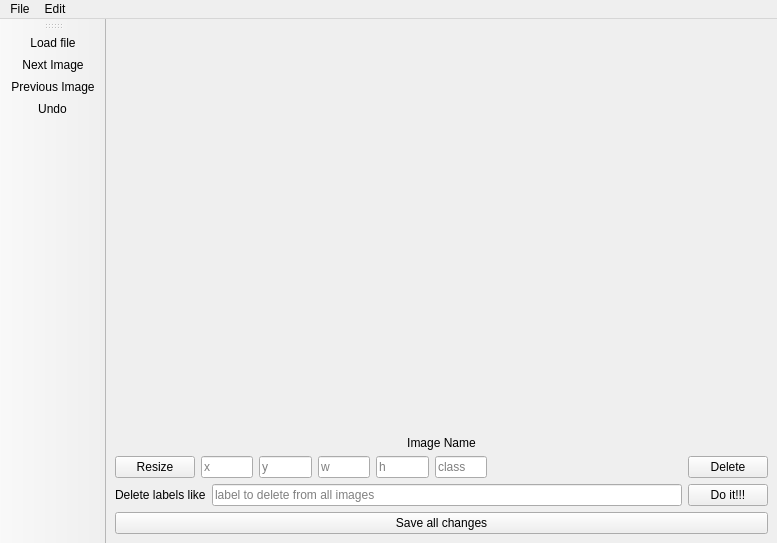
<?xml version="1.0" encoding="UTF-8"?>
<ui version="4.0">
 <class>MainWindow</class>
 <widget class="QMainWindow" name="MainWindow">
  <property name="geometry">
   <rect>
    <x>0</x>
    <y>0</y>
    <width>777</width>
    <height>543</height>
   </rect>
  </property>
  <property name="minimumSize">
   <size>
    <width>500</width>
    <height>425</height>
   </size>
  </property>
  <property name="maximumSize">
   <size>
    <width>1000</width>
    <height>756</height>
   </size>
  </property>
  <property name="focusPolicy">
   <enum>Qt::StrongFocus</enum>
  </property>
  <property name="windowTitle">
   <string>Images Labeling Tool</string>
  </property>
  <property name="layoutDirection">
   <enum>Qt::LeftToRight</enum>
  </property>
  <widget class="QWidget" name="centralwidget">
   <property name="enabled">
    <bool>true</bool>
   </property>
   <layout class="QVBoxLayout" name="verticalLayout_4">
    <item>
     <widget class="QLabel" name="img_lbl">
      <property name="sizePolicy">
       <sizepolicy hsizetype="Preferred" vsizetype="Expanding">
        <horstretch>0</horstretch>
        <verstretch>0</verstretch>
       </sizepolicy>
      </property>
      <property name="autoFillBackground">
       <bool>false</bool>
      </property>
      <property name="text">
       <string/>
      </property>
      <property name="pixmap">
       <pixmap resource="resources.qrc">:/images/images/init.png</pixmap>
      </property>
      <property name="scaledContents">
       <bool>true</bool>
      </property>
     </widget>
    </item>
    <item>
     <layout class="QVBoxLayout" name="verticalLayout_2">
      <item>
       <widget class="QLabel" name="lbl_ImgName">
        <property name="font">
         <font>
          <italic>false</italic>
          <strikeout>false</strikeout>
          <kerning>false</kerning>
         </font>
        </property>
        <property name="frameShadow">
         <enum>QFrame::Plain</enum>
        </property>
        <property name="text">
         <string>Image Name</string>
        </property>
        <property name="alignment">
         <set>Qt::AlignCenter</set>
        </property>
       </widget>
      </item>
      <item>
       <layout class="QHBoxLayout" name="horizontalLayout">
        <item>
         <layout class="QHBoxLayout" name="horizontalLayout_5">
          <property name="sizeConstraint">
           <enum>QLayout::SetMinimumSize</enum>
          </property>
          <item>
           <widget class="QPushButton" name="btn_Resize">
            <property name="text">
             <string>Resize</string>
            </property>
           </widget>
          </item>
          <item>
           <widget class="QLineEdit" name="lineEdit_x">
            <property name="sizePolicy">
             <sizepolicy hsizetype="Expanding" vsizetype="Fixed">
              <horstretch>0</horstretch>
              <verstretch>0</verstretch>
             </sizepolicy>
            </property>
            <property name="minimumSize">
             <size>
              <width>5</width>
              <height>0</height>
             </size>
            </property>
            <property name="inputMask">
             <string/>
            </property>
            <property name="text">
             <string/>
            </property>
            <property name="placeholderText">
             <string>x</string>
            </property>
           </widget>
          </item>
          <item>
           <widget class="QLineEdit" name="lineEdit_y">
            <property name="enabled">
             <bool>true</bool>
            </property>
            <property name="sizePolicy">
             <sizepolicy hsizetype="Expanding" vsizetype="Fixed">
              <horstretch>0</horstretch>
              <verstretch>0</verstretch>
             </sizepolicy>
            </property>
            <property name="minimumSize">
             <size>
              <width>5</width>
              <height>0</height>
             </size>
            </property>
            <property name="placeholderText">
             <string>y</string>
            </property>
           </widget>
          </item>
          <item>
           <widget class="QLineEdit" name="lineEdit_w">
            <property name="sizePolicy">
             <sizepolicy hsizetype="Expanding" vsizetype="Fixed">
              <horstretch>0</horstretch>
              <verstretch>0</verstretch>
             </sizepolicy>
            </property>
            <property name="minimumSize">
             <size>
              <width>5</width>
              <height>0</height>
             </size>
            </property>
            <property name="placeholderText">
             <string>w</string>
            </property>
           </widget>
          </item>
          <item>
           <widget class="QLineEdit" name="lineEdit_h">
            <property name="minimumSize">
             <size>
              <width>5</width>
              <height>0</height>
             </size>
            </property>
            <property name="placeholderText">
             <string>h</string>
            </property>
           </widget>
          </item>
          <item>
           <widget class="QLineEdit" name="lineEdit_class">
            <property name="placeholderText">
             <string>class </string>
            </property>
           </widget>
          </item>
          <item>
           <spacer name="horizontalSpacer_2">
            <property name="orientation">
             <enum>Qt::Horizontal</enum>
            </property>
            <property name="sizeHint" stdset="0">
             <size>
              <width>250</width>
              <height>20</height>
             </size>
            </property>
           </spacer>
          </item>
         </layout>
        </item>
        <item>
         <spacer name="horizontalSpacer">
          <property name="orientation">
           <enum>Qt::Horizontal</enum>
          </property>
          <property name="sizeHint" stdset="0">
           <size>
            <width>40</width>
            <height>20</height>
           </size>
          </property>
         </spacer>
        </item>
        <item>
         <widget class="QPushButton" name="btn_Delete">
          <property name="text">
           <string>Delete</string>
          </property>
         </widget>
        </item>
       </layout>
      </item>
      <item>
       <layout class="QVBoxLayout" name="verticalLayout_3">
        <item>
         <layout class="QHBoxLayout" name="horizontalLayout_6">
          <item>
           <widget class="QLabel" name="label">
            <property name="text">
             <string>Delete labels like</string>
            </property>
           </widget>
          </item>
          <item>
           <widget class="QLineEdit" name="lineEdit_DeleteLabel">
            <property name="placeholderText">
             <string>label to delete from all images</string>
            </property>
           </widget>
          </item>
          <item>
           <widget class="QPushButton" name="btnDeleteLabels">
            <property name="text">
             <string>Do it!!!</string>
            </property>
           </widget>
          </item>
         </layout>
        </item>
        <item>
         <widget class="QPushButton" name="btn_SaveIt">
          <property name="text">
           <string>Save all changes</string>
          </property>
         </widget>
        </item>
       </layout>
      </item>
     </layout>
    </item>
   </layout>
  </widget>
  <widget class="QMenuBar" name="menubar">
   <property name="geometry">
    <rect>
     <x>0</x>
     <y>0</y>
     <width>777</width>
     <height>25</height>
    </rect>
   </property>
   <widget class="QMenu" name="menuFile">
    <property name="title">
     <string>File</string>
    </property>
    <addaction name="actionLoad"/>
   </widget>
   <widget class="QMenu" name="menuEdit">
    <property name="title">
     <string>Edit</string>
    </property>
    <addaction name="actionNext_Image"/>
    <addaction name="actionPrevious_Image"/>
    <addaction name="actionUndo"/>
   </widget>
   <addaction name="menuFile"/>
   <addaction name="menuEdit"/>
  </widget>
  <widget class="QToolBar" name="toolBar">
   <property name="windowTitle">
    <string>toolBar</string>
   </property>
   <property name="movable">
    <bool>true</bool>
   </property>
   <property name="allowedAreas">
    <set>Qt::AllToolBarAreas</set>
   </property>
   <attribute name="toolBarArea">
    <enum>LeftToolBarArea</enum>
   </attribute>
   <attribute name="toolBarBreak">
    <bool>false</bool>
   </attribute>
   <addaction name="actionLoad"/>
   <addaction name="actionNext_Image"/>
   <addaction name="actionPrevious_Image"/>
   <addaction name="actionUndo"/>
  </widget>
  <action name="actionLoad">
   <property name="icon">
    <iconset resource="resources.qrc">
     <normaloff>:/images/images/load.png</normaloff>:/images/images/load.png</iconset>
   </property>
   <property name="text">
    <string>Load file...</string>
   </property>
   <property name="shortcut">
    <string>Ctrl+L</string>
   </property>
  </action>
  <action name="actionEraser">
   <property name="enabled">
    <bool>false</bool>
   </property>
   <property name="icon">
    <iconset resource="resources.qrc">
     <normaloff>:/images/images/eraser.png</normaloff>:/images/images/eraser.png</iconset>
   </property>
   <property name="text">
    <string>Eraser</string>
   </property>
   <property name="toolTip">
    <string>Erase events from image</string>
   </property>
  </action>
  <action name="actionNext_Image">
   <property name="icon">
    <iconset resource="resources.qrc">
     <normaloff>:/images/images/next.jpg</normaloff>:/images/images/next.jpg</iconset>
   </property>
   <property name="text">
    <string>Next Image</string>
   </property>
   <property name="shortcut">
    <string>Right</string>
   </property>
  </action>
  <action name="actionPrevious_Image">
   <property name="icon">
    <iconset resource="resources.qrc">
     <normaloff>:/images/images/previous.jpg</normaloff>:/images/images/previous.jpg</iconset>
   </property>
   <property name="text">
    <string>Previous Image</string>
   </property>
   <property name="shortcut">
    <string>Left</string>
   </property>
  </action>
  <action name="actionUndo">
   <property name="icon">
    <iconset resource="resources.qrc">
     <normaloff>:/images/images/undo.png</normaloff>:/images/images/undo.png</iconset>
   </property>
   <property name="text">
    <string>Undo</string>
   </property>
   <property name="shortcut">
    <string>Ctrl+Z</string>
   </property>
  </action>
 </widget>
 <resources>
  <include location="resources.qrc"/>
 </resources>
 <connections/>
</ui>
